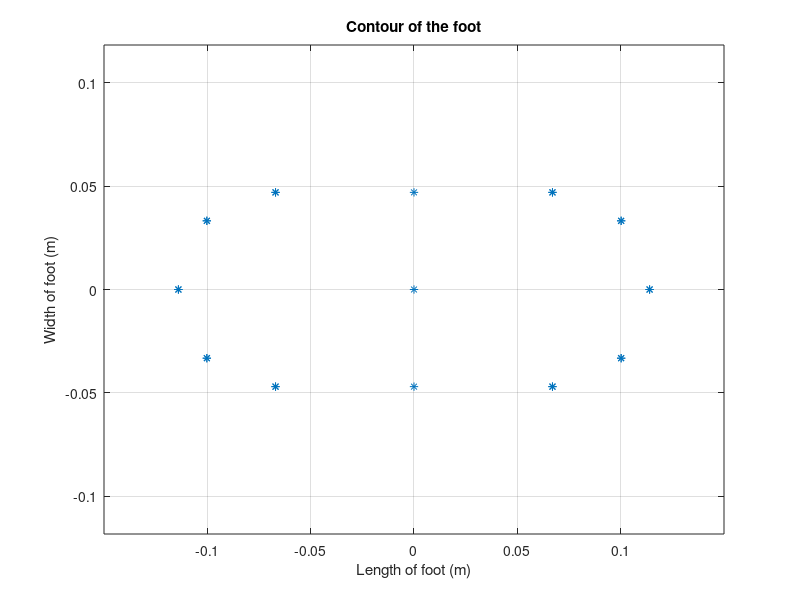
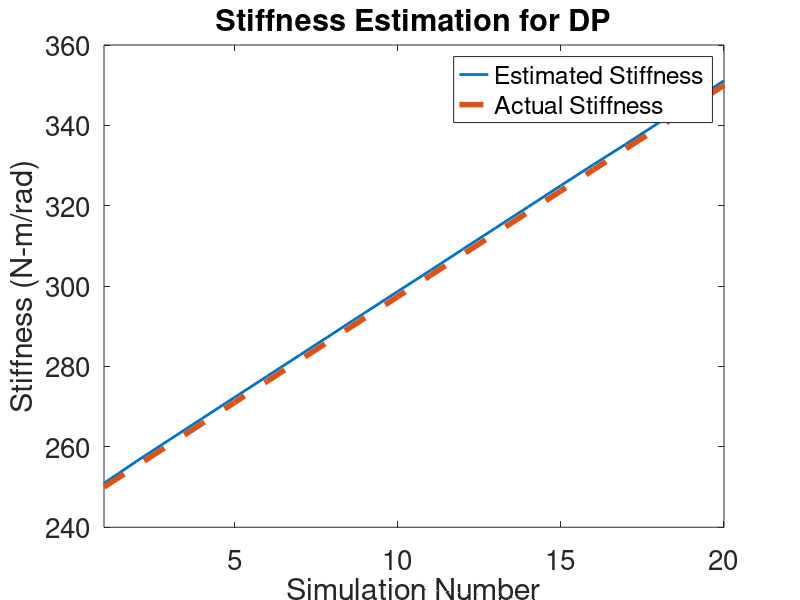
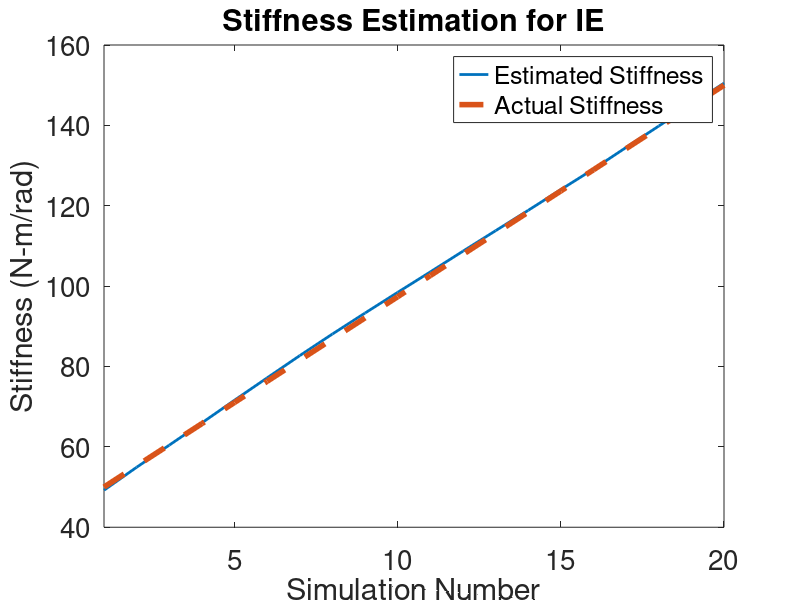
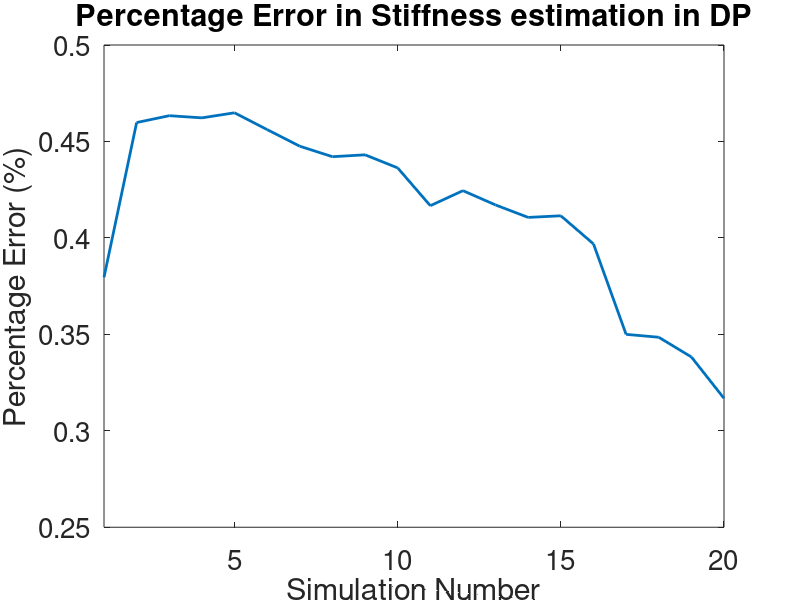

Write the MATLAB code that produced these figures, in order. (Note: this script raises an error after producing the figures.)
%% Contour of foot
LW=4; FN='Helvetica'; FS=20;
th1 = linspace(-pi/2,pi/2,5);
% th1 = -pi/2 : 0.7 : pi/2;
r1 = 47e-3.*[cos(th1) cos(th1); sin(th1) sin(th1); zeros(size(th1)), zeros(size(th1))]; % circle
th2 = linspace(pi/2,-pi/2,5);
% th2 = pi/2 : -0.7 : -pi/2;
r2 = 47e-3.*[-cos(th2) -cos(th2); sin(th2) sin(th2); zeros(size(th2)), zeros(size(th2))]; % circle
r1(1,:) = bsxfun(@plus,r1(1,:),134e-3/2); 
r2(1,:) = bsxfun(@minus,r2(1,:),134e-3/2);
% r = ([1 1 1; 1 1 -1; 1 -1 1; 1 -1 -1; -1 1 1; -1 1 -1; -1 -1 1; -1 -1 -1].*repmat([0.2 0.1 0],8,1).*0.5).';
% xx = linspace(-0.11,-0.03,2);

% xx = -0.07;
xx = 0;
% xx = -0.12:0.04:-0.02;
r3 = [repmat(xx,1,2);repmat(47e-3,1,length(xx)),repmat(-47e-3,1,length(xx));zeros(1,size(xx,2)*2)];
r = [r1,r2,r3,zeros(3,1)];

% figure; plot(r(1,:),r(2,:),'*','LineWidth',LW)
figure; plot(r(1,:),r(2,:),'*')
axis equal; grid on;
xlim([-0.15 0.15])
% set(gca,'FontSize', FS);
title('Contour of the foot')
xlabel('Length of foot (m)'); ylabel('Width of foot (m)')

%% Standing Impedance
LW=2; FN='Helvetica'; FS=20;
load si_results_kdp_250_350
% load si_results_kdp_315_325

% Stiffness
figure; P1 = plot(1:length(Kdp),results.stiffness.kdplm); hold on;
P2 = plot(1:length(Kdp),Kdp,'--');
set(P1,'LineWidth',LW); set(P2,'Linewidth',LW+2)
xlim([1 20])
ylabel('Stiffness (N-m/rad)')
xlabel('Simulation Number')
title('Stiffness Estimation for DP')
legend('Estimated Stiffness','Actual Stiffness','location','best')
set(gca,'FontSize', FS);

figure; P3 = plot(1:length(Kie),results.stiffness.kielm); hold on;
P4 = plot(1:length(Kie),Kie,'--');
xlim([1 20])
set(P3,'LineWidth',LW); set(P4,'Linewidth',LW+2)
ylabel('Stiffness (N-m/rad)')
xlabel('Simulation Number')
title('Stiffness Estimation for IE')
legend('Estimated Stiffness','Actual Stiffness','location','best')
set(gca,'FontSize', FS);

figure; plot(1:length(Kdp),results.stiffness.errlm_dp,'LineWidth',LW)
xlim([1 20])
ylabel('Percentage Error (%)')
xlabel('Simulation Number')
title('Percentage Error in Stiffness estimation in DP')
set(gca,'FontSize', FS);

figure; plot(1:length(Kie),results.stiffness.errlm_ie,'LineWidth',LW)
xlim([1 20])
ylabel('Percentage Error (%)')
xlabel('Simulation Number')
title('Percentage Error in Stiffness estimation in IE')
set(gca,'FontSize', FS);

figure; plot(1:length(Kdp),results.stiffness.rsq_dp,'LineWidth',LW)
xlim([1 20]); ylim([0.999 1]);
ylabel('R^2')
xlabel('Simulation Number')
title('R^2 for Stiffness estimation in DP')
set(gca,'FontSize', FS);

figure; plot(1:length(Kie),results.stiffness.rsq_ie,'LineWidth',LW)
xlim([1 20]); ylim([0.96 1]);
ylabel('R^2')
xlabel('Simulation Number')
title('R^2 for Stiffness estimation in IE')
set(gca,'FontSize', FS);

% Torque Error at 319 and 119
figure; P5 = plot(tout,torque(:,3)); hold on;
P6 = plot(tt_dp.time,tt_dp.signals.values(:,3),':');
set(P5,'LineWidth',LW-0.5); set(P6,'Linewidth',LW)
xlabel('Simulation Time (secs)')
ylabel('Ankle Torque in DP (N-m)')
legend('Estimated Torque','Actual Torque','location','best')
set(gca,'FontSize', FS);

figure; P7 = plot(tout,-torque(:,1)); hold on;
P8 = plot(tt_ie.time,tt_ie.signals.values(:,3),':');
set(P7,'LineWidth',LW-0.5); set(P8,'Linewidth',LW)
xlabel('Simulation Time (secs)')
ylabel('Ankle Torque in IE (N-m)')
legend('Estimated Torque','Actual Torque','location','best')
set(gca,'FontSize', FS);

% % Damping
% figure; plot(1:length(Bdp),results.damping.bdplm,1:length(Bdp),Bdp,'LineWidth',LW)
% ylabel('Damping (N-m-s/rad)')
% xlabel('Simulation Number')
% title('Damping Estimation for DP')
% legend('Estimated Damping','Actual Damping','location','best')
% set(gca,'FontSize', FS);
% 
% figure; plot(1:length(Bie),results.damping.bielm,1:length(Bie),Bie,'LineWidth',LW)
% ylabel('Damping (N-m-s/rad)')
% xlabel('Simulation Number')
% title('Damping Estimation for IE')
% legend('Estimated Damping','Actual Damping','location','best')
% set(gca,'FontSize', FS);
% 
% figure; plot(1:length(Bdp),results.damping.errlm_dp,'LineWidth',LW)
% ylabel('Percentage Error (%)')
% xlabel('Simulation Number')
% title('Percentage Error in Damping estimation in DP')
% set(gca,'FontSize', FS);
% 
% figure; plot(1:length(Bie),results.damping.errlm_ie,'LineWidth',LW)
% ylabel('Percentage Error (%)')
% xlabel('Simulation Number')
% title('Percentage Error in Damping estimation in IE')
% set(gca,'FontSize', FS);
% 
% figure; plot(1:length(Bdp),results.damping.rsq_dp,'LineWidth',LW)
% ylabel('R-square')
% xlabel('Simulation Number')
% title('R-square of linear fit for Damping estimation in DP')
% set(gca,'FontSize', FS);
% 
% figure; plot(1:length(Bie),results.damping.rsq_ie,'LineWidth',LW)
% ylabel('R-square')
% xlabel('Simulation Number')
% title('R-square of linear fit for Damping estimation in IE')
% set(gca,'FontSize', FS);

%% PID Control
% load pid_results_0.1.mat

tf = angle_dp_out.time;
results.ankle = struct('ang_dp', angle_dp_out.signals.values,'ang_ie', angle_ie_out.signals.values,...
           'vel_dp',vel_dp.signals.values,'vel_ie',vel_ie.signals.values,... 
           'acc_dp',acc_dp.signals.values,'acc_ie',acc_ie.signals.values);
results.shin = struct('trans', trans_shin.signals.values, 'quat', quat_shin.signals.values);
results.foot = struct('trans', trans_foot.signals.values, 'quat', quat_foot.signals.values,...
    'acc',acc_foot.signals.values);
results.fplate = struct('trans', trans_fp.signals.values, 'quat', quat_fp.signals.values,...
    'torques', fp_torque_out.signals.values, 'forces', fp_force_out.signals.values);

[~, ~, ankle_ej.trans, ~] = est_joint(results.shin, results.foot);

fpForce = quatrotate(quatinv(results.fplate.quat), results.fplate.forces);
fpTorque = quatrotate(quatinv(results.fplate.quat), results.fplate.torques);

torque = cross(results.fplate.trans - ankle_ej.trans, fpForce) + fpTorque;
% torque = cross(results.fplate.trans - ankle_trans_out.signals.values, fpForce) + fpTorque;

% Torque
ankle_torque = repmat(ankle.torque,step,1); %Input torque
% smoothing
ankle_torque = smoothing(ankle_torque,pp);
ankle_torque = curve_smooth(ankle_torque);

ti_tor = (0:1/fs:(length(ankle_torque)-1)/fs).';
% figure; plot(ti_tor,ankle_torque)

% DP Torque
figure; plot(tf,tt_dp.signals.values(:,3))
hold on;
plot(tf,torque(:,3))
hold on;
plot(ti_tor,ankle_torque(:,3))
xlabel('Simulation Time (sec)')
ylabel('Torque (N-m)')
legend('Ankle Joint','Calculation','Actual','location','best')
title('Ankle Torque in DP')

% IE Torque
figure; plot(tf,tt_ie.signals.values(:,3))
hold on;
plot(tf,-torque(:,1))
hold on;
plot(ti_tor,ankle_torque(:,1))
xlabel('Simulation Time (sec)')
ylabel('Torque (N-m)')
legend('Ankle Joint','Calculation','Actual','location','best')
title('Ankle Torque in IE')

% Ankle Translation Trajectory
figure; plot(tf,ankle_trans_out.signals.values)
hold on;
plot(ti,ankle_trans_in.signals.values)
xlabel('Simulation Time (sec)')
ylabel('Displacement (m)')
legend('Simulated-X','Simulated-Y','Simulated-Z','Actual-X','Actual-Y','Actual-Z','location','best')
title('Ankle Translation Trajectory')
% % Ankle Translation Error
% trans_in = interp1(ti,ankle_trans_in.signals.values,tf);
% perr_trans = abs(ankle_trans_out.signals.values - trans_in)/abs(trans_in)*100;
% figure; plot(tf,perr_trans)
% xlabel('Simulation Time (sec)')
% ylabel('Percentage Error(%)')
% legend('Displacement in X','Displacement in Y','Displacement in Z','location','best')
% title('Percentage Error in Ankle Translation Trajectory')

% Ankle Angular Trajectory
figure; plot(tf,angle_dp_out.signals.values)
hold on;
plot(ti,ankle_angles_in.signals.values(:,2))
hold on;
plot(tf,angle_ie_out.signals.values)
hold on;
plot(ti,ankle_angles_in.signals.values(:,1))
xlabel('Simulation Time (sec)')
ylabel('Ankle Angle (rad)')
legend('Simulated-DP','Actual-DP','Simulated-IE','Actual-IE','location','best')
title('Ankle Angular Trajectory')

%% PID Control TV
load pid_tv_0.1_0.1_1.mat

tf = t_out;
results.ankle = struct('ang_dp', ak_dp_out,'ang_ie', ak_ie_out);
results.shin = struct('trans', sh_trans_out, 'quat', sh_quat_out);
results.foot = struct('trans', ft_trans_out, 'quat', ft_quat_out);
results.fplate = struct('trans', fp_trans_out, 'quat', fp_quat_out,...
    'torques', fp_tor_out, 'forces', fp_for_out);

[~, ~, ankle_ej.trans, ~] = est_joint(results.shin, results.foot);

fpForce = quatrotate(quatinv(results.fplate.quat), results.fplate.forces);
fpTorque = quatrotate(quatinv(results.fplate.quat), results.fplate.torques);

torque = cross(results.fplate.trans - ankle_ej.trans, fpForce) + fpTorque;
% torque = cross(results.fplate.trans - ankle_trans_out.signals.values, fpForce) + fpTorque;

% Torque
ankle_torque = repmat(ankle.torque,step,1); %Input torque
% smoothing
ankle_torque = smoothing(ankle_torque,pp);
ankle_torque = curve_smooth(ankle_torque);

ti_tor = (0:1/fs:(length(ankle_torque)-1)/fs).';
% figure; plot(ti_tor,ankle_torque)

% DP Torque
figure; plot(tf,ak_tordp_out(:,3))
hold on;
plot(tf,torque(:,3))
hold on;
plot(ti_tor,ankle_torque(:,3))
xlabel('Simulation Time (sec)')
ylabel('Torque (N-m)')
legend('Ankle Joint','Calculation','Experimental','location','best')
title('Ankle Torque in DP')

% IE Torque
figure; plot(tf,ak_torie_out(:,3))
hold on;
plot(tf,-torque(:,1))
hold on;
plot(ti_tor,ankle_torque(:,1))
xlabel('Simulation Time (sec)')
ylabel('Torque (N-m)')
legend('Ankle Joint','Calculation','Experimental','location','best')
title('Ankle Torque in IE')

% Ankle Translation Trajectory
figure; plot(tf,ak_trans_out)
hold on;
plot(ti,ankle_trans_in.signals.values)
xlabel('Simulation Time (sec)')
ylabel('Displacement (m)')
legend('Simulated-X','Simulated-Y','Simulated-Z','Experimental-X','Experimental-Y','Experimental-Z','location','best')
title('Ankle Translation Trajectory')
% % Ankle Translation Error
% trans_in = interp1(ti,ankle_trans_in.signals.values,tf);
% perr_trans = abs(ankle_trans_out.signals.values - trans_in)/abs(trans_in)*100;
% figure; plot(tf,perr_trans)
% xlabel('Simulation Time (sec)')
% ylabel('Percentage Error(%)')
% legend('Displacement in X','Displacement in Y','Displacement in Z','location','best')
% title('Percentage Error in Ankle Translation Trajectory')

% Ankle Angular Trajectory
figure; plot(tf,ak_dp_out)
hold on;
plot(ti,ankle_angles_in.signals.values(:,2))
hold on;
plot(tf,ak_ie_out)
hold on;
plot(ti,ankle_angles_in.signals.values(:,1))
xlabel('Simulation Time (sec)')
ylabel('Ankle Angle (rad)')
legend('Simulated-DP','Experimental-DP','Simulated-IE','Experimental-IE','location','best')
title('Ankle Angular Trajectory')

%% Impedance Control
% load pid_results_0.1.mat
tf = angle_dp_out.time;
results.ankle = struct('ang_dp', angle_dp_out.signals.values,'ang_ie', angle_ie_out.signals.values,...
           'vel_dp',vel_dp.signals.values,'vel_ie',vel_ie.signals.values,... 
           'acc_dp',acc_dp.signals.values,'acc_ie',acc_ie.signals.values);
results.shin = struct('trans', trans_shin.signals.values, 'quat', quat_shin.signals.values);
results.foot = struct('trans', trans_foot.signals.values, 'quat', quat_foot.signals.values,...
    'acc',acc_foot.signals.values);
results.fplate = struct('trans', trans_fp.signals.values, 'quat', quat_fp.signals.values,...
    'torques', fp_torque_out.signals.values, 'forces', fp_force_out.signals.values);

[~, ~, ankle_ej.trans, ~] = est_joint(results.shin, results.foot);

fpForce = quatrotate(quatinv(results.fplate.quat), results.fplate.forces);
fpTorque = quatrotate(quatinv(results.fplate.quat), results.fplate.torques);

torque = cross(results.fplate.trans - ankle_ej.trans, fpForce) + fpTorque;
% torque = cross(results.fplate.trans - ankle_trans_out.signals.values, fpForce) + fpTorque;

% Torque
ankle_torque = repmat(ankle.torque,nstep,1); %Input torque
% smoothing
ankle_torque = smoothing(ankle_torque,pp);
ankle_torque = curve_smooth(ankle_torque);

ti_tor = (0:1/fs:(length(ankle_torque)-1)/fs).';
% figure; plot(ti_tor,ankle_torque)

% DP Torque
figure; plot(tf,tt_dp.signals.values(:,3))
hold on;
plot(tf,torque(:,3))
hold on;
plot(ti_tor,ankle_torque(:,3))
xlabel('Simulation Time (sec)')
ylabel('Torque (N-m)')
legend('Ankle Joint','Calculation','Actual','location','best')
title('Ankle Torque in DP')

% IE Torque
figure; plot(tf,tt_ie.signals.values(:,3))
hold on;
plot(tf,-torque(:,1))
hold on;
plot(ti_tor,ankle_torque(:,1))
xlabel('Simulation Time (sec)')
ylabel('Torque (N-m)')
legend('Ankle Joint','Calculation','Actual','location','best')
title('Ankle Torque in IE')

% Ankle Translation Trajectory
figure; plot(tf,ankle_trans_out.signals.values)
hold on;
plot(ti,ankle_trans_in.signals.values)
xlabel('Simulation Time (sec)')
ylabel('Displacement (m)')
legend('Simulated-X','Simulated-Y','Simulated-Z','Actual-X','Actual-Y','Actual-Z','location','best')
title('Ankle Translation Trajectory')
% % Ankle Translation Error
% trans_in = interp1(ti,ankle_trans_in.signals.values,tf);
% perr_trans = abs(ankle_trans_out.signals.values - trans_in)/abs(trans_in)*100;
% figure; plot(tf,perr_trans)
% xlabel('Simulation Time (sec)')
% ylabel('Percentage Error(%)')
% legend('Displacement in X','Displacement in Y','Displacement in Z','location','best')
% title('Percentage Error in Ankle Translation Trajectory')

% Ankle Angular Trajectory
figure; plot(tf,angle_dp_out.signals.values)
hold on;
plot(ti,ankle_angles_in.signals.values(:,2))
hold on;
plot(tf,angle_ie_out.signals.values)
hold on;
plot(ti,ankle_angles_in.signals.values(:,1))
xlabel('Simulation Time (sec)')
ylabel('Ankle Angle (rad)')
legend('Simulated-DP','Actual-DP','Simulated-IE','Actual-IE','location','best')
title('Ankle Angular Trajectory')

